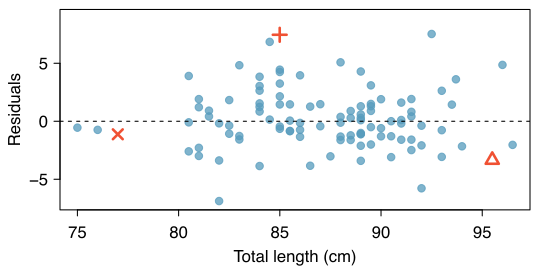

Write R code to recreate this figure.
require(openintro)
data(COL)
data(possum)

myPDF('scattHeadLTotalLResidualPlot.pdf', 5.5, 2.7,
      mar = c(3, 3, 0.5, 1),
      mgp = c(1.8, 0.6, 0))
these <- c(48, 42, 3)
plot(possum$totalL[-these],
     possum$headL[-these] - (41 + 0.59 * possum$totalL[-these]),
     pch = 19,
     col = COL[1, 2],
     xlab = 'Total length (cm)',
     ylab = 'Residuals',
     ylim = c(-7, 9))
y.extra <- 0.59 * possum$totalL[these] + rnorm(1,0,0.01)
points(possum$totalL[these] + rnorm(1, 0, 0.01),
       possum$headL[these] - (41 + y.extra),
       pch = c(3, 4, 2),
       col = COL[4],
       cex = 1.3,
       lwd = 2.5)
abline(h = 0, lty = 2)
dev.off()
